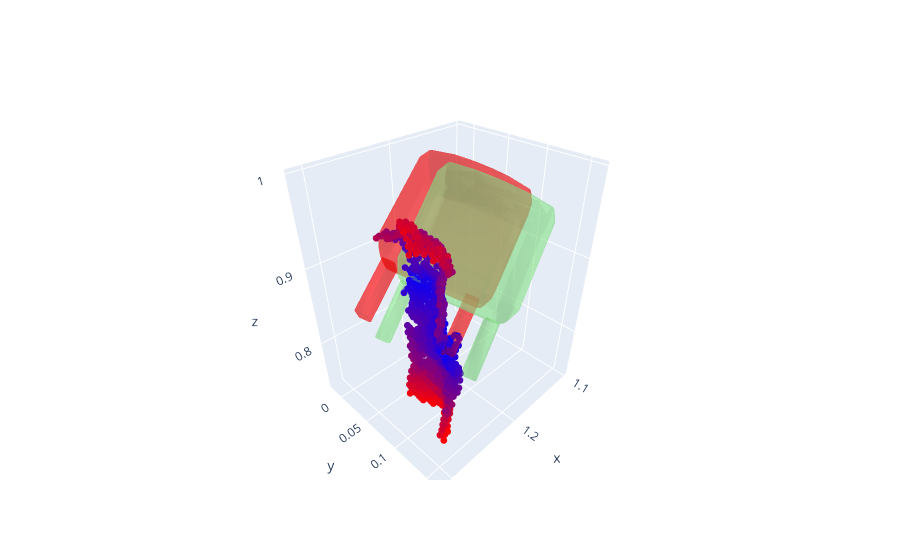

The notebook cell saved with this chart:
### Markdown cell above
# Visualize Results

### Code cell
############### GrasOpt Result Viz ################
# VIZ: Local Obj PC region and Gripper Pts + Contact Map
vis_data = []
vis_data += [plot_point_cloud_cmap(objpc_pts, color_levels=contact_map, size=4)]

vis_data += [
    plot_trimesh_mesh(
        fetch_gripper_mesh.copy().apply_transform(RT_current),
        color="red",
        opacity=0.4,
    )
]

vis_data += [
    plot_trimesh_mesh(
        fetch_gripper_mesh.copy().apply_transform(RT_optimized_grasp),
        color="lightgreen",
        opacity=0.4,
    )
]
fig = go.Figure(data=vis_data)
fig.show()
############################################################

### Figure 1 — Plotly figure (JSON) as saved in the notebook; plotly's stock layout.template omitted (floating-point values rounded to 4 significant figures; data arrays with more than 128 entries replaced by an {"elided": "..."} marker saying what was removed)
{"data": [{"marker": {"color": {"elided": "1000x3 float values"}, "opacity": 1, "size": 4}, "mode": "markers", "type": "scatter3d", "x": {"elided": "1000 float values"}, "y": {"elided": "1000 float values"}, "z": {"elided": "1000 float values"}}, {"color": "red", "i": {"elided": "1962 int values"}, "j": {"elided": "1962 int values"}, "k": {"elided": "1962 int values"}, "opacity": 0.4, "type": "mesh3d", "x": {"elided": "987 float values"}, "y": {"elided": "987 float values"}, "z": {"elided": "987 float values"}}, {"color": "lightgreen", "i": {"elided": "1962 int values"}, "j": {"elided": "1962 int values"}, "k": {"elided": "1962 int values"}, "opacity": 0.4, "type": "mesh3d", "x": {"elided": "987 float values"}, "y": {"elided": "987 float values"}, "z": {"elided": "987 float values"}}], "layout": {}}
